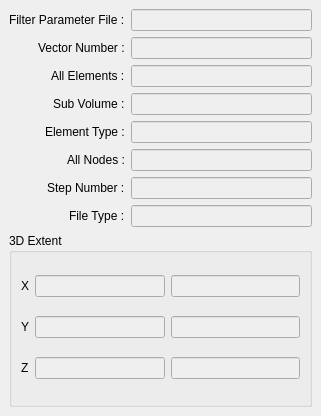
<?xml version="1.0" encoding="UTF-8"?>
<ui version="4.0">
 <class>DataProperties</class>
 <widget class="QDockWidget" name="DataProperties">
  <property name="geometry">
   <rect>
    <x>0</x>
    <y>0</y>
    <width>321</width>
    <height>416</height>
   </rect>
  </property>
  <property name="windowTitle">
   <string>Data Properties</string>
  </property>
  <widget class="QWidget" name="dockWidgetContents">
   <layout class="QGridLayout" name="gridLayout">
    <item row="8" column="0" alignment="Qt::AlignRight">
     <widget class="QLabel" name="fileTypeLbl">
      <property name="text">
       <string>File Type :</string>
      </property>
     </widget>
    </item>
    <item row="6" column="1">
     <widget class="QLineEdit" name="allNodesLEdit">
      <property name="enabled">
       <bool>false</bool>
      </property>
     </widget>
    </item>
    <item row="2" column="1">
     <widget class="QLineEdit" name="vectorNumberLEdit">
      <property name="enabled">
       <bool>false</bool>
      </property>
     </widget>
    </item>
    <item row="7" column="0" alignment="Qt::AlignRight">
     <widget class="QLabel" name="stepNumberLbl">
      <property name="text">
       <string>Step Number :</string>
      </property>
     </widget>
    </item>
    <item row="5" column="0" alignment="Qt::AlignRight">
     <widget class="QLabel" name="elementTypeLbl">
      <property name="text">
       <string>Element Type :</string>
      </property>
     </widget>
    </item>
    <item row="3" column="1">
     <widget class="QLineEdit" name="allElementsLEdit">
      <property name="enabled">
       <bool>false</bool>
      </property>
     </widget>
    </item>
    <item row="4" column="1">
     <widget class="QLineEdit" name="subVolumeLEdit">
      <property name="enabled">
       <bool>false</bool>
      </property>
     </widget>
    </item>
    <item row="3" column="0" alignment="Qt::AlignRight">
     <widget class="QLabel" name="allElementsLbl">
      <property name="text">
       <string>All Elements :</string>
      </property>
     </widget>
    </item>
    <item row="2" column="0" alignment="Qt::AlignRight">
     <widget class="QLabel" name="vectorNumberLbl">
      <property name="text">
       <string>Vector Number :</string>
      </property>
     </widget>
    </item>
    <item row="8" column="1">
     <widget class="QLineEdit" name="fileTypeLEdit">
      <property name="enabled">
       <bool>false</bool>
      </property>
     </widget>
    </item>
    <item row="7" column="1">
     <widget class="QLineEdit" name="stepNumberLEdit">
      <property name="enabled">
       <bool>false</bool>
      </property>
     </widget>
    </item>
    <item row="6" column="0" alignment="Qt::AlignRight">
     <widget class="QLabel" name="allNodesLbl">
      <property name="text">
       <string>All Nodes :</string>
      </property>
     </widget>
    </item>
    <item row="5" column="1">
     <widget class="QLineEdit" name="elementTypeLEdit">
      <property name="enabled">
       <bool>false</bool>
      </property>
     </widget>
    </item>
    <item row="9" column="0" colspan="2">
     <widget class="QGroupBox" name="threeDExtentGBox">
      <property name="title">
       <string>3D Extent</string>
      </property>
      <layout class="QGridLayout" name="gridLayout_2">
       <item row="2" column="1">
        <widget class="QLineEdit" name="zMinLEdit">
         <property name="enabled">
          <bool>false</bool>
         </property>
        </widget>
       </item>
       <item row="0" column="0">
        <widget class="QLabel" name="xLbl">
         <property name="text">
          <string>X</string>
         </property>
        </widget>
       </item>
       <item row="1" column="0">
        <widget class="QLabel" name="yLbl">
         <property name="text">
          <string>Y</string>
         </property>
        </widget>
       </item>
       <item row="0" column="1">
        <widget class="QLineEdit" name="xMinLEdit">
         <property name="enabled">
          <bool>false</bool>
         </property>
        </widget>
       </item>
       <item row="2" column="0">
        <widget class="QLabel" name="zLbl">
         <property name="text">
          <string>Z</string>
         </property>
        </widget>
       </item>
       <item row="1" column="1">
        <widget class="QLineEdit" name="yMinLEdit">
         <property name="enabled">
          <bool>false</bool>
         </property>
        </widget>
       </item>
       <item row="0" column="2">
        <widget class="QLineEdit" name="xMaxLEdit">
         <property name="enabled">
          <bool>false</bool>
         </property>
        </widget>
       </item>
       <item row="1" column="2">
        <widget class="QLineEdit" name="yMaxLEdit">
         <property name="enabled">
          <bool>false</bool>
         </property>
        </widget>
       </item>
       <item row="2" column="2">
        <widget class="QLineEdit" name="zMaxLEdit">
         <property name="enabled">
          <bool>false</bool>
         </property>
        </widget>
       </item>
      </layout>
     </widget>
    </item>
    <item row="4" column="0" alignment="Qt::AlignRight">
     <widget class="QLabel" name="subVolumeLbl">
      <property name="text">
       <string>Sub Volume :</string>
      </property>
     </widget>
    </item>
    <item row="1" column="1">
     <widget class="QLineEdit" name="filterParameterFileLEdit">
      <property name="enabled">
       <bool>false</bool>
      </property>
     </widget>
    </item>
    <item row="1" column="0" alignment="Qt::AlignRight">
     <widget class="QLabel" name="filterParameterFileLbl">
      <property name="text">
       <string>Filter Parameter File :</string>
      </property>
     </widget>
    </item>
   </layout>
  </widget>
 </widget>
 <resources/>
 <connections/>
</ui>
